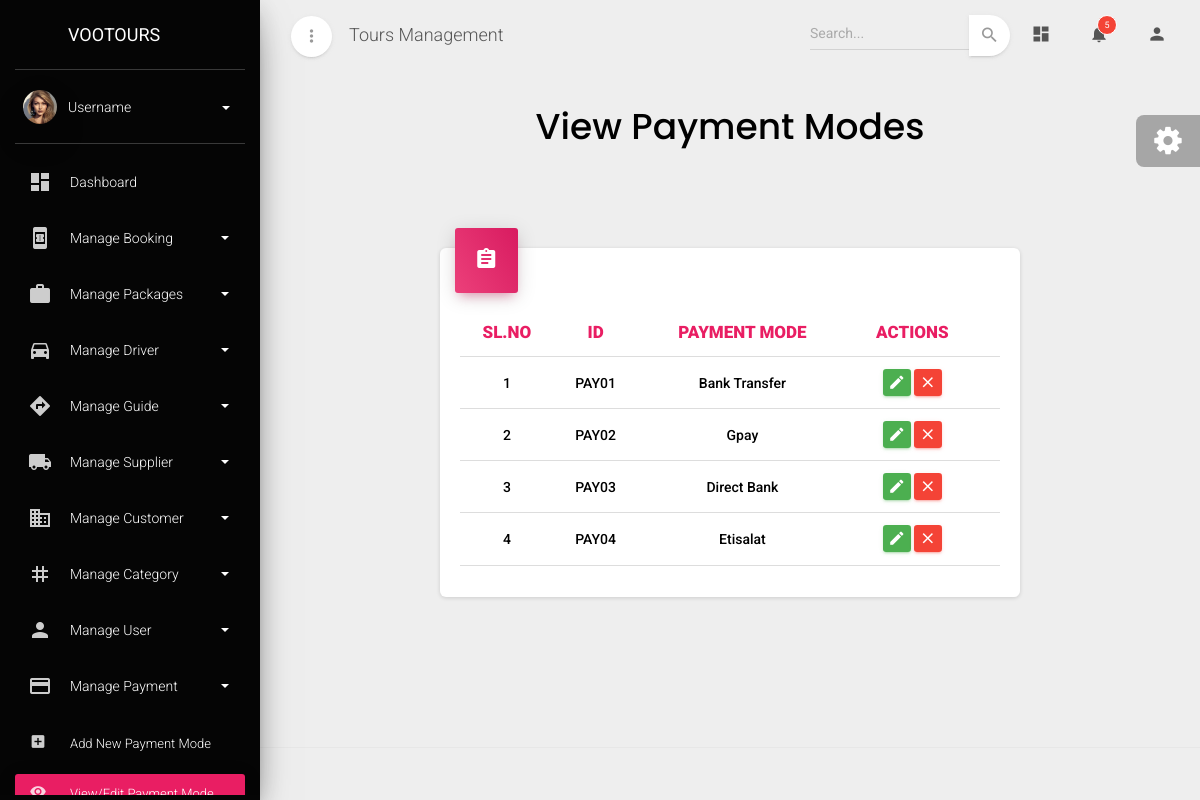
The page /viewpayment on the database its author committed.
### admin_dashboard/models.py (models this page shows, shortened)
class Payment_mode(models.Model):
    payment_id=models.CharField(max_length=10,primary_key=True,editable=False)
    payment_mode=models.CharField(max_length=50,unique=True)

### admin_dashboard/views.py (the view)
# urls.py: path('viewpayment',view_payment,name='viewpayment'),
def view_payment(request):
    data=Payment_mode.objects.all()
    return render(request,'viewpayment.html',{'data':data})

### admin_dashboard/templates/viewpayment.html (shortened to what this page needs)
{% extends "base.html" %}
{% block content %}
<div class="content">
  <div class="container-fluid">
    <div class="row text-center">
      <h2
        class="font-weight-bold"
        style="font-family: poppins, serif; color: #000"
      >
        View Payment Modes
      </h2>
    </div>
    <div class="row mt-2">
      <div class="mt-5">
        <div class="row" id="supplier-allocation-content">
          <div class="col-2"></div>
          <div class="col-lg-8 col-md-12 col-md-12">
            <div class="card">
              <div class="card-header card-header-rose card-header-icon">
                <div class="card-icon">
                  <i class="material-icons">assignment</i>
                </div>
              </div>
              <div class="card-body">
                <div class="table-responsive">
                  <table class="table">
                    <thead>
                      <tr>
                        <th class="text-center  text-rose" style="font-weight: 900;" >SL.NO</th>
                        <th class="text-center  text-rose" style="font-weight: 900;" >ID</th>
                        <th class="text-center  text-rose" style="font-weight: 900;" >PAYMENT MODE</th>
                        <th class="text-center  text-rose" style="font-weight: 900;" >ACTIONS</th>
                        <th class="text-center  text-rose" style="font-weight: 900;" ></th>
                      </tr>
                    </thead>
                    <tbody>
                      {% for i in data %}
                      <tr>
                        <tr>
                          <td class="text-center" style="font-weight: 500;">{{forloop.counter}}</td>
                          <td class="text-center text-capitalize" style="font-weight: 500;">{{i.payment_id}}</td>
                          <td class="text-center text-capitalize" style="font-weight: 500;">{{i.payment_mode}}</td>
                          <td class="td-actions text-center">
                            <button type="button" rel="tooltip" class="btn btn-success" data-toggle="modal" data-target="#editModal{{i.payment_id}}" onclick="openEditModal('{{i.payment_id}}')"> <i class="material-icons">edit</i> </button>
                            <button type="button" rel="tooltip" class="btn btn-danger" data-toggle="modal" data-target="#deleteModal{{i.payment_id}}" onclick="openDeleteModal('{{i.payment_id}}')"> <i class="material-icons">close</i> </button>
                          </td>
                          <td class="text-center text-capitalize" style="font-weight: 500;"></td>
                      </tr>
                      {% endfor %}
                    </tbody>
                  </table>
                </div>
              </div>
            </div>
          </div>
          <div class="col-2"></div>
        </div>
      </div>
    </div>
  </div>
</div>
{% endblock content %}

### rows shown on the page
Payment_mode: payment_id "PAY01", payment_mode "Bank Transfer"
Payment_mode: payment_id "PAY02", payment_mode "Gpay"
Payment_mode: payment_id "PAY03", payment_mode "Direct Bank"
Payment_mode: payment_id "PAY04", payment_mode "Etisalat"
